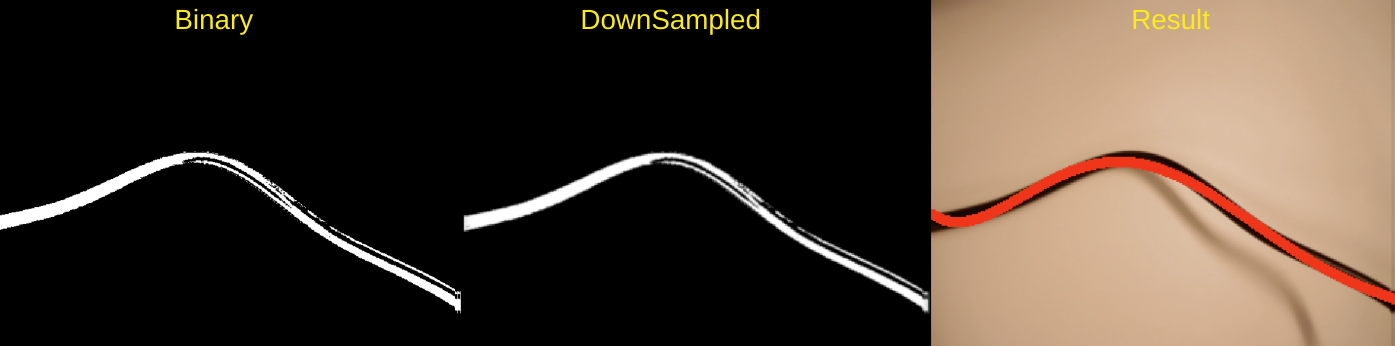
#> input picture actions/Blackline.png, 2790 x 692 px, given in place of the camera (shown at 1/2 size)
$ python contours_video.py
#> lines starting #> are read from the running program, lines starting #| are printed output that depends on the picture; after the words box and inside, x2 and y2 are one past the last pixel; in counts of white or black regions, pixels touching at a corner belong together
#> further down, frame is the input picture: shape (692, 2790, 3); mean B, G, R 49.5, 60.4, 73

from copy import copy
import numpy as np
import cv2
from matplotlib import pyplot as plt
import math
import time
from pandas import DataFrame


class linedetector:
    def __init__(self):

        self.lines = []

    def find_lines(self, frame):

        # set HSV interval of black
        lower_legcolor=np.array([5,25,150])
        upper_legcolor=np.array([170,166,255])

        # change to hsv model
        hsv = cv2.cvtColor(frame, cv2.COLOR_BGR2HSV)
#> hsv: shape (692, 2790, 3); mean H, S, V 4.8, 30.5, 73

        frame2 = copy(frame)
        # select black pixel and generate binary image
        binary = cv2.inRange(hsv, lower_legcolor, upper_legcolor)
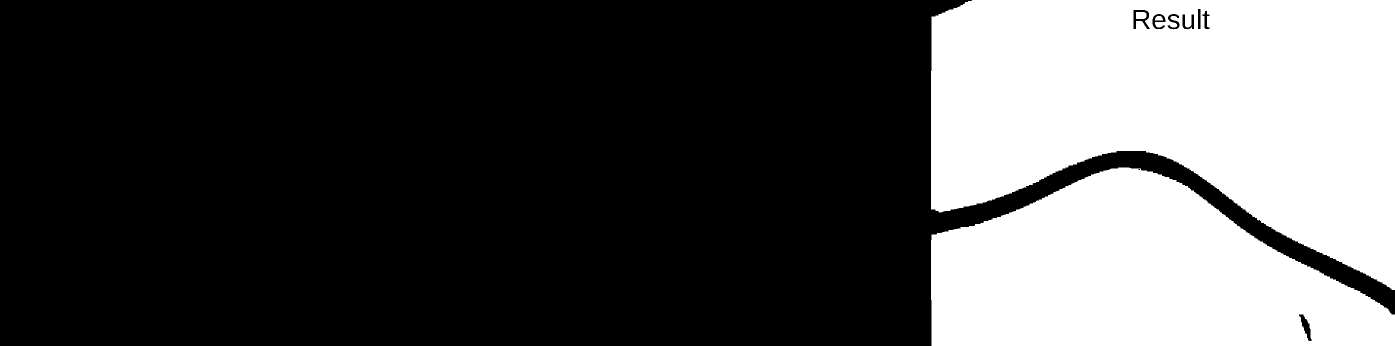
#> binary: shape (692, 2790) (shown at 1/2 size); 31.2% white; 4 white regions

        # find contours
        contours, hierarchy = cv2.findContours(binary, cv2.RETR_TREE, cv2.CHAIN_APPROX_SIMPLE)
#> contours = 12 contours, 1 with area under 20; largest, box (x1, y1, x2, y2) and area: (1862, 0, 2790, 580) 372951, (1862, 335, 2790, 692) 228649, (2266, 19, 2301, 59) 884, (2597, 628, 2625, 683) 608, (2304, 27, 2332, 59) 533

        # find the largest contours
        temp = 0
        index = 0
        for i in range(len(contours)-1):
            Area = cv2.contourArea(contours[i])
            if Area > temp:
                temp = Area
                index = i
#> this loop made 11 passes
#> (Area, temp, index) on passes 1, 4: (228649, 228649, 0), (372951, 372951, 3)
#> Area on passes 2, 5, 6, 7, 8, 9: 608, 396.5, 383, 533, 101, 268
#> after the loop, index = 3; temp = 372951

        mask = cv2.drawContours(frame2, contours, index, (0,255,255), 1)
        cv2.namedWindow("Largest Contours", cv2.WINDOW_NORMAL)
        cv2.resizeWindow('Largest Contours', 800,1100)
        cv2.imshow("Largest Contours", mask)

        # find the largest son-contour
        temp = 0
        largest_son_index = 0
        hierarchy = np.squeeze(hierarchy)
        if hierarchy[index][2] != -1:
            son_index = hierarchy[index][2]
#> son_index = 4
            temp = cv2.contourArea(contours[son_index])
#> temp = 396.5
            while (hierarchy[son_index][0] != -1):
                son_index = hierarchy[son_index][0]
                Area = cv2.contourArea(contours[son_index])
                if Area > temp:
                    temp = Area
                    largest_son_index = son_index
#> this loop made 5 passes
#> (son_index, Area, temp, largest_son_index) on passes 2, 4: (6, 533, 533, 6), (9, 883.5, 883.5, 9)
#> (son_index, Area) on passes 1, 3, 5: (5, 383), (8, 268), (11, 244)
#> after the loop, largest_son_index = 9; temp = 883.5

            Pic_Line = cv2.drawContours(frame, contours, largest_son_index, (0,255,0), cv2.FILLED)
            cv2.namedWindow("Line", cv2.WINDOW_NORMAL)
            cv2.resizeWindow('Line', 800,1100)
            cv2.imshow("Line", Pic_Line)

        # fit the line
        target = np.squeeze(contours[largest_son_index])
#> target = 45 pairs, first value 2266 to 2300, second value 19 to 58

        xpts = [y for (x,y) in target]
#> xpts = 45 values, max 58 at index 27, min 19 at index 1, mean 42.47
        h, w = binary.shape
#> h = 692; w = 2790
        xpts = [(h-x) for x in xpts]
#> xpts = 45 values, max 673 at index 1, min 634 at index 27, mean 649.5

        ypts = [x for (x,y) in target]
#> ypts = 45 values, max 2300 at index 26, min 2266 at index 0, mean 2288.9
        # curve fitting (5th power polynomial)
        coeffi = 0
        try:
            coeffi = np.polyfit(ypts, xpts, 4)
#> coeffi = [-7.75e-05, 0.703, -2389.8, 3610451.8, -2.05e+09]
        except:
            pass
        p1 = np.poly1d(coeffi)
        xvals = p1(ypts)
#> xvals = 45 values, max 654.2 at index 0, min 641 at index 40, mean 649.5

        xvals = list(xvals)
        for i in range(len(xvals)):
            xvals[i] = int(xvals[i])
#> this loop made 45 passes
#> after the loop, xvals = 45 values, max 654 at index 0, min 641 at index 40, mean 649
        h, w = binary.shape

        # show fit curve to original image
        xvals = [(h-x) for x in xvals]
#> xvals = 45 values, max 51 at index 40, min 38 at index 0, mean 42.96
        for point in zip(ypts, xvals):
            cv2.circle(frame, point, 2, (255,0,0), 2)
#> this loop made 45 passes
#> point on passes 1 to 12: (2266, 38), (2267, 41), (2289, 43), (2290, 42), (2292, 40), (2293, 40), (2294, 40), (2297, 43), (2297, 43), (2298, 44), (2298, 44), (2297, 43)
#> frame: shape (692, 2790, 3); mean B, G, R 49.5, 60.4, 72.9
        cv2.namedWindow("image_result", cv2.WINDOW_NORMAL)
        cv2.resizeWindow('image_result', 800,1100)
        cv2.imshow("image_result", frame)


        # opencv(x,y) to common coordinate(y,h-x)
        coordinate_opencv = [(x,y) for x in ypts for y in xvals]
#> coordinate_opencv = 2025 pairs, first value 2266 to 2300, second value 38 to 51
        return coordinate_opencv, frame

if __name__ == "__main__":
    # open camera
    cap = cv2.VideoCapture(0)

    if not cap.isOpened():
        print("Cannot open camera")
        exit()

    while True:
        # Capture frame-by-frame
        ret, frame = cap.read()
        # if frame is read correctly ret is True

        if not ret:
            print("Can't receive frame (stream end?). Exiting ...")
            break

        # start to detect and label the black curves
        ld = linedetector()
        coordinate_opencv, frame = ld.find_lines(frame)
        key = cv2.waitKey(100)
#> (key q is pressed here)
        # press 'q' to quit
        if key == ord('q'):
            break
        elif key == ord('s'):
            filename = "out_files"+"{}.png".format(time.time())
            cv2.imwrite(filename, frame)

    # When everything done, release the capture
    cap.release()
    cv2.destroyAllWindows()
